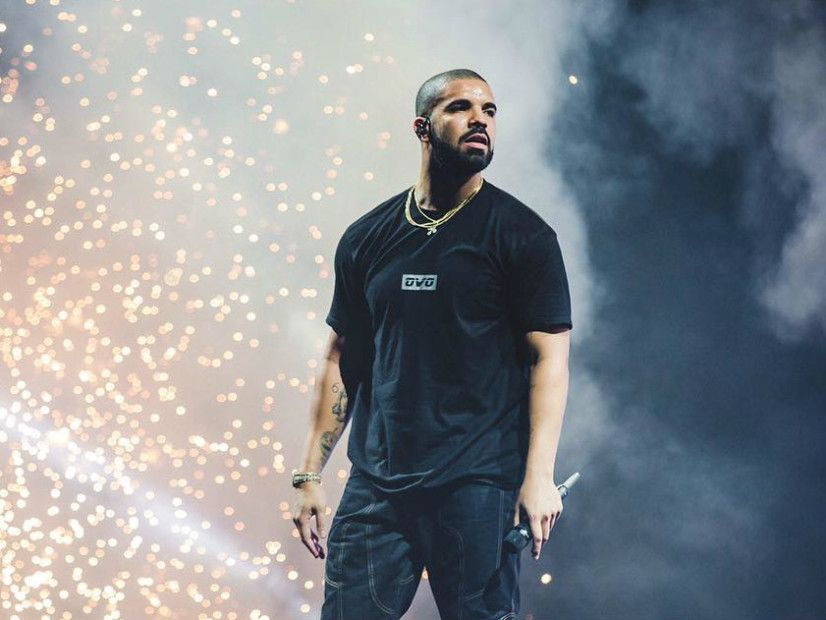
#> input picture drake.jpg, 826 x 620 px
$ jupyter execute --allow-errors hello.ipynb
#> lines starting #> are read from the running program, lines starting #| are printed output that depends on the picture
[cell 1]
import numpy as np
import matplotlib.pyplot as plt

[cell 2]
from scipy import ndimage
# from matplotlib.pyplot as plt

def mygradient(image):
    x_kernel = [[-1, 1]]
    y_kernel = [[-1], [1]]
    x_der = ndimage.correlate(image, x_kernel, mode = "nearest")
    y_der = ndimage.correlate(image, y_kernel, mode = "nearest")
    der_sum = (x_der)*(x_der) + (y_der)*(y_der)
    mag = np.sqrt(der_sum)
    e = 10 ** -7
    ori = np.arctan(y_der/(x_der + e))
    return (mag, ori)

[cell 3]
I = plt.imread('drake.jpg')
#> I is the input picture: shape (620, 826, 3); mean R, G, B 134.1, 138.8, 143.3
I = np.mean(I, axis = 2)
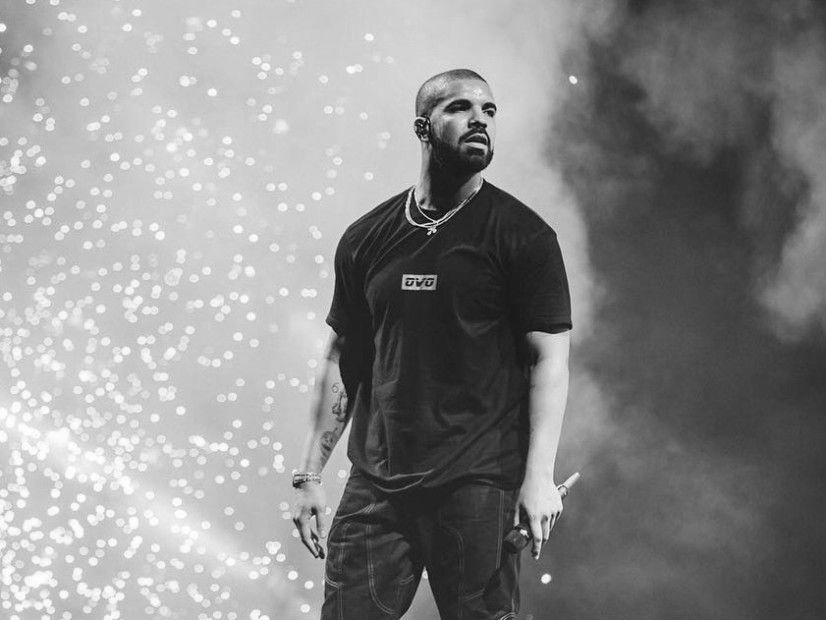
#> I: shape (620, 826) float64; min 1.67, max 255, mean 138.8
magnitude, orientation = mygradient(I)
#> in mygradient, `x_der = ndimage.correlate(image, x_kernel, mode = "nearest")`:
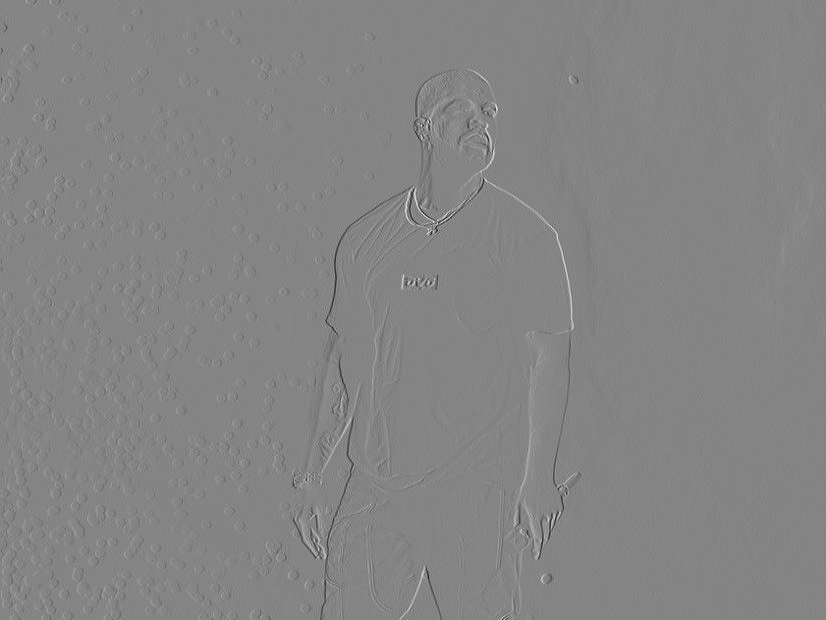
#> x_der: shape (620, 826) float64; min -184.3, max 169.7, mean -0.1; drawn with min black and max white
#> in mygradient, `der_sum = (x_der)*(x_der) + (y_der)*(y_der)`:
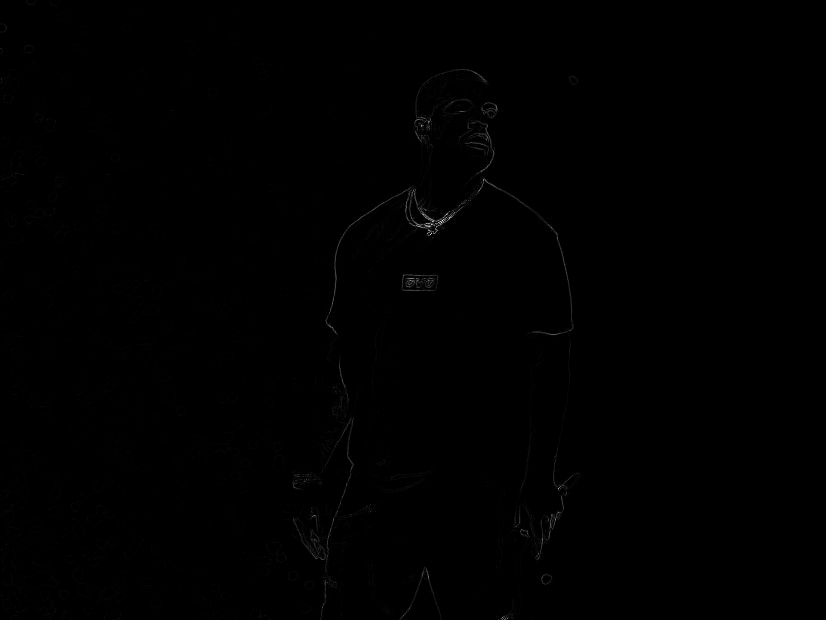
#> der_sum: shape (620, 826) float64; min 0, max 48298.9, mean 109.3; drawn with min black and max white
#> in mygradient, `mag = np.sqrt(der_sum)`:
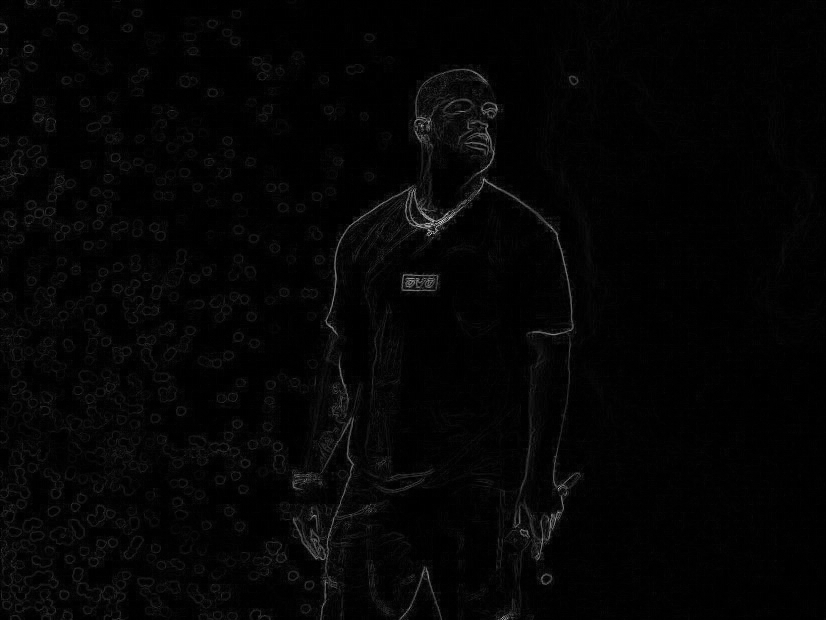
#> mag: shape (620, 826) float64; min 0, max 219.8, mean 4.9
#> in mygradient, `ori = np.arctan(y_der/(x_der + e))`:
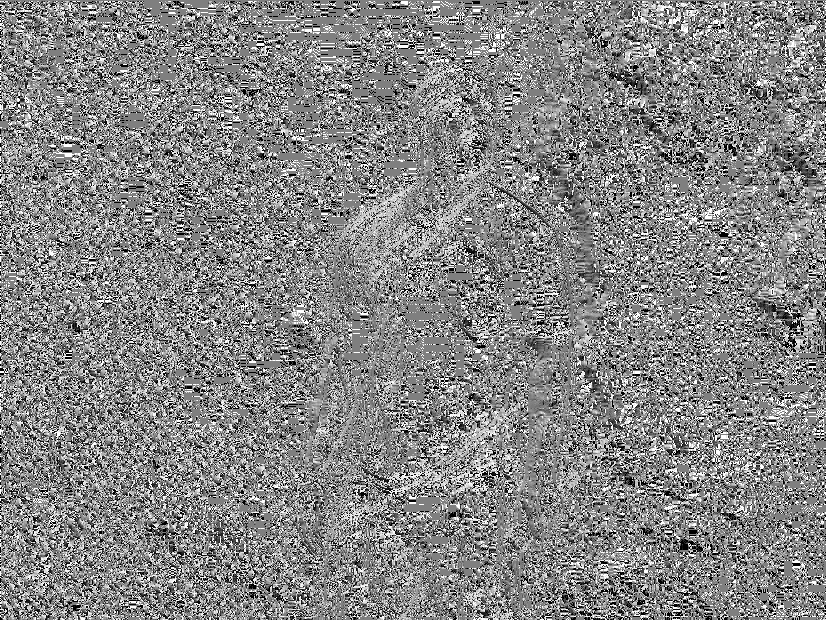
#> ori: shape (620, 826) float64; min -1.57, max 1.57, mean 0.071; drawn with min black and max white
print(I.shape)
#| (620, 826)
print(magnitude.shape)
#| (620, 826)
print(orientation.shape)
#| (620, 826)

#> (the rest of this cell did not finish here and is left out)
